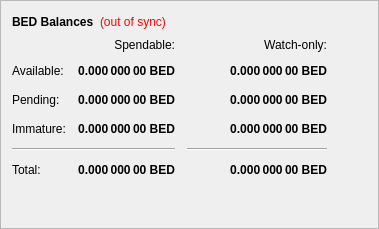
        <widget class="QFrame" name="frame">
         <property name="frameShape">
          <enum>QFrame::StyledPanel</enum>
         </property>
         <property name="frameShadow">
          <enum>QFrame::Raised</enum>
         </property>
         <layout class="QVBoxLayout" name="verticalLayout_4">
          <item>
           <layout class="QHBoxLayout" name="horizontalLayout_4">
            <item>
             <widget class="QLabel" name="label_5">
              <property name="font">
               <font>
                <weight>75</weight>
                <bold>true</bold>
               </font>
              </property>
              <property name="text">
               <string>BED Balances</string>
              </property>
             </widget>
            </item>
            <item>
             <widget class="QLabel" name="labelWalletStatus">
              <property name="cursor">
               <cursorShape>WhatsThisCursor</cursorShape>
              </property>
              <property name="toolTip">
               <string>The displayed information may be out of date. Your wallet automatically synchronizes with the Bederl network after a connection is established, but this process has not completed yet.</string>
              </property>
              <property name="styleSheet">
               <string notr="true">QLabel { color: red; }</string>
              </property>
              <property name="text">
               <string notr="true">(out of sync)</string>
              </property>
              <property name="alignment">
               <set>Qt::AlignLeading|Qt::AlignLeft|Qt::AlignVCenter</set>
              </property>
             </widget>
            </item>
            <item>
             <spacer name="horizontalSpacer_3">
              <property name="orientation">
               <enum>Qt::Horizontal</enum>
              </property>
              <property name="sizeHint" stdset="0">
               <size>
                <width>40</width>
                <height>20</height>
               </size>
              </property>
             </spacer>
            </item>
           </layout>
          </item>
          <item>
           <layout class="QGridLayout" name="gridLayout">
            <property name="spacing">
             <number>12</number>
            </property>
            <item row="2" column="2">
             <widget class="QLabel" name="labelWatchPending">
              <property name="font">
               <font>
                <weight>75</weight>
                <bold>true</bold>
               </font>
              </property>
              <property name="cursor">
               <cursorShape>IBeamCursor</cursorShape>
              </property>
              <property name="toolTip">
               <string>Unconfirmed transactions to watch-only addresses</string>
              </property>
              <property name="text">
               <string notr="true">0.000 000 00 BED</string>
              </property>
              <property name="alignment">
               <set>Qt::AlignRight|Qt::AlignTrailing|Qt::AlignVCenter</set>
              </property>
              <property name="textInteractionFlags">
               <set>Qt::LinksAccessibleByMouse|Qt::TextSelectableByKeyboard|Qt::TextSelectableByMouse</set>
              </property>
             </widget>
            </item>
            <item row="2" column="1">
             <widget class="QLabel" name="labelUnconfirmed">
              <property name="font">
               <font>
                <weight>75</weight>
                <bold>true</bold>
               </font>
              </property>
              <property name="cursor">
               <cursorShape>IBeamCursor</cursorShape>
              </property>
              <property name="toolTip">
               <string>Total of transactions that have yet to be confirmed, and do not yet count toward the spendable balance</string>
              </property>
              <property name="text">
               <string notr="true">0.000 000 00 BED</string>
              </property>
              <property name="alignment">
               <set>Qt::AlignRight|Qt::AlignTrailing|Qt::AlignVCenter</set>
              </property>
              <property name="textInteractionFlags">
               <set>Qt::LinksAccessibleByMouse|Qt::TextSelectableByKeyboard|Qt::TextSelectableByMouse</set>
              </property>
             </widget>
            </item>
            <item row="3" column="2">
             <widget class="QLabel" name="labelWatchImmature">
              <property name="font">
               <font>
                <weight>75</weight>
                <bold>true</bold>
               </font>
              </property>
              <property name="cursor">
               <cursorShape>IBeamCursor</cursorShape>
              </property>
              <property name="toolTip">
               <string>Staked or masternode rewards in watch-only addresses that has not yet matured</string>
              </property>
              <property name="text">
               <string notr="true">0.000 000 00 BED</string>
              </property>
              <property name="alignment">
               <set>Qt::AlignRight|Qt::AlignTrailing|Qt::AlignVCenter</set>
              </property>
              <property name="textInteractionFlags">
               <set>Qt::LinksAccessibleByMouse|Qt::TextSelectableByKeyboard|Qt::TextSelectableByMouse</set>
              </property>
             </widget>
            </item>
            <item row="4" column="0" colspan="2">
             <widget class="Line" name="lineSpendableBalance">
              <property name="orientation">
               <enum>Qt::Horizontal</enum>
              </property>
             </widget>
            </item>
            <item row="4" column="2">
             <widget class="Line" name="lineWatchBalance">
              <property name="sizePolicy">
               <sizepolicy hsizetype="Preferred" vsizetype="Fixed">
                <horstretch>0</horstretch>
                <verstretch>0</verstretch>
               </sizepolicy>
              </property>
              <property name="minimumSize">
               <size>
                <width>140</width>
                <height>0</height>
               </size>
              </property>
              <property name="orientation">
               <enum>Qt::Horizontal</enum>
              </property>
             </widget>
            </item>
            <item row="5" column="0">
             <widget class="QLabel" name="labelTotalText">
              <property name="text">
               <string>Total:</string>
              </property>
             </widget>
            </item>
            <item row="3" column="1">
             <widget class="QLabel" name="labelImmature">
              <property name="font">
               <font>
                <weight>75</weight>
                <bold>true</bold>
               </font>
              </property>
              <property name="cursor">
               <cursorShape>IBeamCursor</cursorShape>
              </property>
              <property name="toolTip">
               <string>Staked or masternode rewards that has not yet matured</string>
              </property>
              <property name="text">
               <string notr="true">0.000 000 00 BED</string>
              </property>
              <property name="alignment">
               <set>Qt::AlignRight|Qt::AlignTrailing|Qt::AlignVCenter</set>
              </property>
              <property name="textInteractionFlags">
               <set>Qt::LinksAccessibleByMouse|Qt::TextSelectableByKeyboard|Qt::TextSelectableByMouse</set>
              </property>
             </widget>
            </item>
            <item row="2" column="3">
             <spacer name="horizontalSpacer_2">
              <property name="orientation">
               <enum>Qt::Horizontal</enum>
              </property>
              <property name="sizeHint" stdset="0">
               <size>
                <width>40</width>
                <height>20</height>
               </size>
              </property>
             </spacer>
            </item>
            <item row="3" column="0">
             <widget class="QLabel" name="labelImmatureText">
              <property name="text">
               <string>Immature:</string>
              </property>
             </widget>
            </item>
            <item row="5" column="1">
             <widget class="QLabel" name="labelTotal">
              <property name="font">
               <font>
                <weight>75</weight>
                <bold>true</bold>
               </font>
              </property>
              <property name="cursor">
               <cursorShape>IBeamCursor</cursorShape>
              </property>
              <property name="toolTip">
               <string>Your current total balance</string>
              </property>
              <property name="text">
               <string notr="true">0.000 000 00 BED</string>
              </property>
              <property name="alignment">
               <set>Qt::AlignRight|Qt::AlignTrailing|Qt::AlignVCenter</set>
              </property>
              <property name="textInteractionFlags">
               <set>Qt::LinksAccessibleByMouse|Qt::TextSelectableByKeyboard|Qt::TextSelectableByMouse</set>
              </property>
             </widget>
            </item>
            <item row="5" column="2">
             <widget class="QLabel" name="labelWatchTotal">
              <property name="font">
               <font>
                <weight>75</weight>
                <bold>true</bold>
               </font>
              </property>
              <property name="cursor">
               <cursorShape>IBeamCursor</cursorShape>
              </property>
              <property name="toolTip">
               <string>Current total balance in watch-only addresses</string>
              </property>
              <property name="text">
               <string notr="true">0.000 000 00 BED</string>
              </property>
              <property name="alignment">
               <set>Qt::AlignRight|Qt::AlignTrailing|Qt::AlignVCenter</set>
              </property>
              <property name="textInteractionFlags">
               <set>Qt::LinksAccessibleByMouse|Qt::TextSelectableByKeyboard|Qt::TextSelectableByMouse</set>
              </property>
             </widget>
            </item>
            <item row="0" column="2">
             <widget class="QLabel" name="labelWatchonly">
              <property name="text">
               <string>Watch-only:</string>
              </property>
              <property name="alignment">
               <set>Qt::AlignRight|Qt::AlignTrailing|Qt::AlignVCenter</set>
              </property>
             </widget>
            </item>
            <item row="1" column="0">
             <widget class="QLabel" name="labelBalanceText">
              <property name="text">
               <string>Available:</string>
              </property>
             </widget>
            </item>
            <item row="1" column="1">
             <widget class="QLabel" name="labelBalance">
              <property name="font">
               <font>
                <weight>75</weight>
                <bold>true</bold>
               </font>
              </property>
              <property name="cursor">
               <cursorShape>IBeamCursor</cursorShape>
              </property>
              <property name="toolTip">
               <string>Your current spendable balance</string>
              </property>
              <property name="text">
               <string notr="true">0.000 000 00 BED</string>
              </property>
              <property name="alignment">
               <set>Qt::AlignRight|Qt::AlignTrailing|Qt::AlignVCenter</set>
              </property>
              <property name="textInteractionFlags">
               <set>Qt::LinksAccessibleByMouse|Qt::TextSelectableByKeyboard|Qt::TextSelectableByMouse</set>
              </property>
             </widget>
            </item>
            <item row="1" column="2">
             <widget class="QLabel" name="labelWatchAvailable">
              <property name="font">
               <font>
                <weight>75</weight>
                <bold>true</bold>
               </font>
              </property>
              <property name="cursor">
               <cursorShape>IBeamCursor</cursorShape>
              </property>
              <property name="toolTip">
               <string>Your current balance in watch-only addresses</string>
              </property>
              <property name="text">
               <string notr="true">0.000 000 00 BED</string>
              </property>
              <property name="alignment">
               <set>Qt::AlignRight|Qt::AlignTrailing|Qt::AlignVCenter</set>
              </property>
              <property name="textInteractionFlags">
               <set>Qt::LinksAccessibleByMouse|Qt::TextSelectableByKeyboard|Qt::TextSelectableByMouse</set>
              </property>
             </widget>
            </item>
            <item row="2" column="0">
             <widget class="QLabel" name="labelPendingText">
              <property name="text">
               <string>Pending:</string>
              </property>
             </widget>
            </item>
            <item row="0" column="1">
             <widget class="QLabel" name="labelSpendable">
              <property name="text">
               <string>Spendable:</string>
              </property>
              <property name="alignment">
               <set>Qt::AlignRight|Qt::AlignTrailing|Qt::AlignVCenter</set>
              </property>
             </widget>
            </item>
           </layout>
          </item>
          <item>
           <spacer name="verticalSpacer_4">
            <property name="orientation">
             <enum>Qt::Vertical</enum>
            </property>
            <property name="sizeHint" stdset="0">
             <size>
              <width>20</width>
              <height>40</height>
             </size>
            </property>
           </spacer>
          </item>
         </layout>
        </widget>
